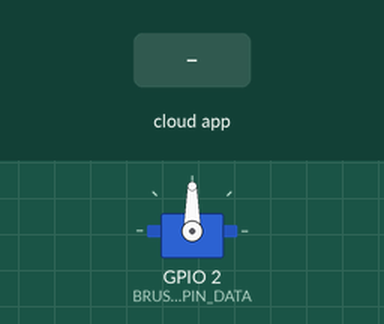
A sketch run on a simulated ESP32. On the bench: servo. The test bench sets the inputs (shaded band). What the sketch prints to the serial monitor is not drawn.

Above: at 2.7 s.
2.8 s: the phone or cloud app sets SUA_FEED to 0
At 3.5 s:
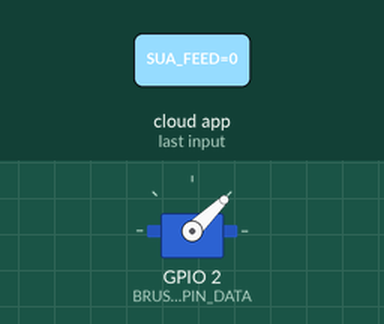
Timing chart, 0 to 5.8 s (numbered marks = the images above; inputs shaded):
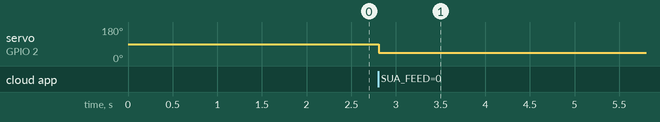

The sketch:

Codigo_Adafruit.ino
```cpp
#include "Arduino.h"
#include <ESP32Servo.h>
#include "AdafruitIO_WiFi.h"

#define BRUSHLESSMOTOR_PIN_DATA 2

#define IO_USERNAME "SEU_USERNAME_DA_ADAFRUIT"
#define IO_KEY      "SUA_KEY_DA_ADAFRUIT"
#define WIFI_SSID   "LITERALMENTE_O_NOME_DA_SUA_REDE_WIFI_,_OLHE_NOS_WIFIS_DISPONIVEIS"
#define WIFI_PASS   "A_SENHA_DO_SEU_WIFI"

const int brushlessMotorLowSpeed = 1000;
const int brushlessMotorFastSpeed = 2000;

Servo brushlessMotor;

AdafruitIO_WiFi io(IO_USERNAME, IO_KEY, WIFI_SSID, WIFI_PASS);

// Eu chamei a minha feed de potenciometro por isso o nome da variável.
AdafruitIO_Feed *potenciometro = io.feed("SUA_FEED");

void setup() {
  Serial.begin(9600);
  while (!Serial);
  Serial.println("start");
  brushlessMotor.attach(BRUSHLESSMOTOR_PIN_DATA);

  io.connect();

  while (io.status() < AIO_CONNECTED) {
    Serial.print(".");
    delay(500);
  }

  Serial.println();
  Serial.println(io.statusText());

  potenciometro->onMessage(handleMessage);
}

void handleMessage(AdafruitIO_Data *data) {
  int virtualPotValue = data->toInt();

  int motorSpeed = map(virtualPotValue, 0, 1023, brushlessMotorLowSpeed, brushlessMotorFastSpeed);

  if (motorSpeed < brushlessMotorLowSpeed) {
    motorSpeed = brushlessMotorLowSpeed;
  } else if (motorSpeed > brushlessMotorFastSpeed) {
    motorSpeed = brushlessMotorFastSpeed;
  }

  brushlessMotor.writeMicroseconds(motorSpeed);
}

void loop() {
  io.run();
}
```

Measured:
- after the input at 2.8 s, servo on GPIO 2 (BRUSHLESSMOTOR_PIN_DATA): 90° → 44° at once
